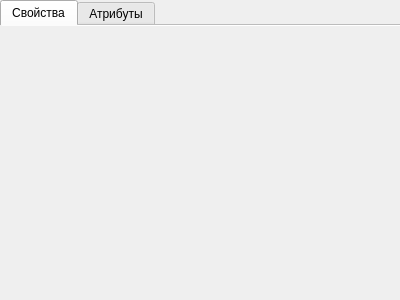
<?xml version="1.0" encoding="UTF-8"?>
<ui version="4.0">
 <class>PropComposition</class>
 <widget class="QWidget" name="PropComposition">
  <property name="geometry">
   <rect>
    <x>0</x>
    <y>0</y>
    <width>400</width>
    <height>300</height>
   </rect>
  </property>
  <property name="windowTitle">
   <string>Form</string>
  </property>
  <layout class="QVBoxLayout" name="verticalLayout">
   <property name="spacing">
    <number>0</number>
   </property>
   <property name="margin">
    <number>0</number>
   </property>
   <item>
    <widget class="QTabWidget" name="tabWidget">
     <property name="currentIndex">
      <number>0</number>
     </property>
     <property name="documentMode">
      <bool>true</bool>
     </property>
     <widget class="QWidget" name="tabProp">
      <attribute name="title">
       <string>Свойства</string>
      </attribute>
      <layout class="QVBoxLayout" name="verticalLayout_2" stretch="0">
       <property name="spacing">
        <number>5</number>
       </property>
       <property name="margin">
        <number>5</number>
       </property>
       <item>
        <widget class="CompositionPropWidget" name="propWidget" native="true"/>
       </item>
      </layout>
     </widget>
     <widget class="QWidget" name="tabAttr">
      <attribute name="title">
       <string>Атрибуты</string>
      </attribute>
      <layout class="QVBoxLayout" name="verticalLayoutAttr" stretch="0">
       <property name="spacing">
        <number>5</number>
       </property>
       <property name="margin">
        <number>5</number>
       </property>
       <item>
        <widget class="AttrWidget" name="attrWidget" native="true"/>
       </item>
      </layout>
     </widget>
    </widget>
   </item>
  </layout>
 </widget>
 <customwidgets>
  <customwidget>
   <class>AttrWidget</class>
   <extends>QWidget</extends>
   <header>attrwidget.h</header>
   <container>1</container>
  </customwidget>
  <customwidget>
   <class>CompositionPropWidget</class>
   <extends>QWidget</extends>
   <header>compositionpropwidget.h</header>
   <container>1</container>
  </customwidget>
 </customwidgets>
 <resources/>
 <connections/>
</ui>
